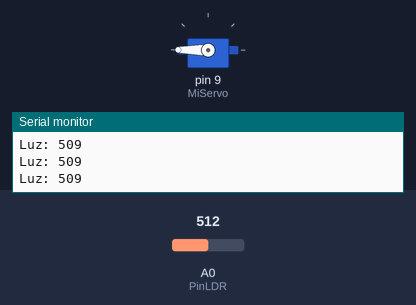
This sketch was run on a simulated Arduino Uno, built with avr-gcc and run on an emulated ATmega328P. On the bench: servo, the last lines printed to the serial monitor. The test bench sets the inputs (shaded band); at power-on: A0 (PinLDR) = 512.

Above: at 1.2 s.
1.3 s: A0 (PinLDR) set to 547
2.9 s: A0 (PinLDR) set to 572
At 3.9 s:
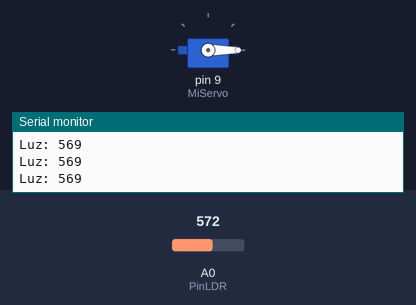
4.4 s: A0 (PinLDR) set to 900
At 6.1 s:
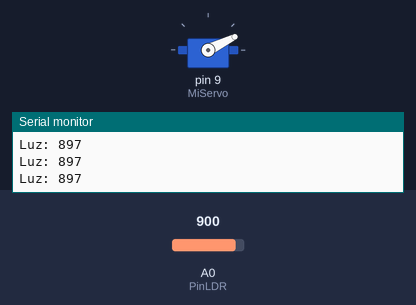
7.4 s: A0 (PinLDR) set to 0
10.4 s: A0 (PinLDR) set to 306
At 11.5 s:
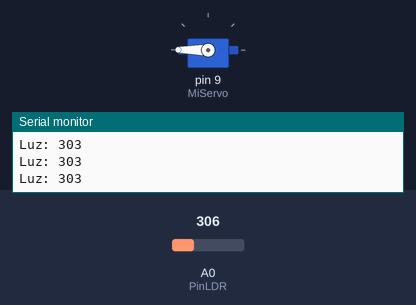
12.0 s: A0 (PinLDR) set to 122
At 13.8 s:
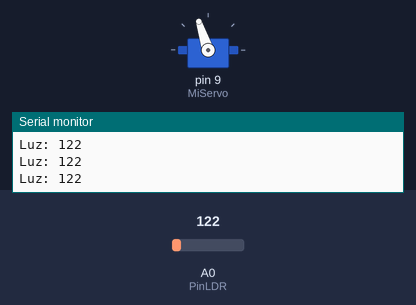
Timing chart, 0 to 15.3 s (numbered marks = the images above; inputs shaded):
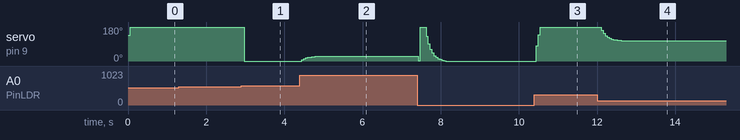

Measured:
- the behaviour switches between 558 and 559 on A0 (PinLDR) (found by bisection; images 0 and 1)
- after the input at 2.9 s, servo on pin 9 (MiServo): 180° → 0° after 0.08 s
- after the input at 4.4 s, servo on pin 9 (MiServo): moves from 0° to 26° over 0.56 s, starting at once
- after the input at 10.4 s, servo on pin 9 (MiServo): 0° → 180° after 0.05 s
- after the input at 12.0 s, servo on pin 9 (MiServo): moves from 180° to 108° over 0.50 s, starting after 0.11 s

The sketch:

05_02_servomotor_led.ino
```cpp
#include "arduino_secrets.h"

#include <Servo.h>

Servo MiServo;

const int PinLDR = A0;
int ValorLuz = 0;
int Angulo;

void setup() {
  MiServo.attach(9);
  Serial.begin(9600);
}

void loop() {
  int lectura = analogRead(PinLDR);

  // Filtro para suavizar la lectura
  ValorLuz = (ValorLuz * 0.7) + (lectura * 0.3);

  Serial.print("Luz: ");
  Serial.println(ValorLuz);

  // CalibraciÃ³n real segÃºn tus mediciones
  Angulo = map(ValorLuz, 2, 200, 0, 179);

  MiServo.write(Angulo);
  delay(50);
}
```

arduino_secrets.h
```cpp

```
